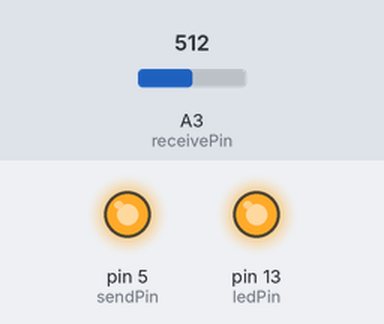
Simulated run of this sketch. Board: Arduino Uno, built with avr-gcc and run on an emulated ATmega328P. On the bench: output pins drawn as LEDs (lit = HIGH). Inputs (shaded band) come from the test bench; at power-on: A3 (receivePin) = 512.

Above: at 0.1 s.
Timing chart, 0 to 1.6 s (numbered marks = the images above):
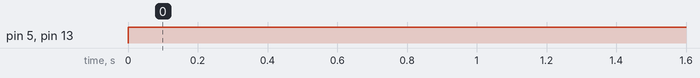

The sketch:

B.ino
```cpp
const int ledPin = 13;
const int receivePin = A3;
const int sendPin = 5;
void setup() {
  pinMode(ledPin, OUTPUT);
  pinMode(receivePin, INPUT);
  pinMode(sendPin, OUTPUT);
  Serial.begin(9600);
}

void loop() {
  float val = analogRead(3);
  if (val > 0) {
      digitalWrite(ledPin, HIGH);
      digitalWrite(sendPin, HIGH);
      delay(100000);

    }
  }
```

Measured:
- by itself, pin 5 (sendPin), pin 13 (ledPin): LOW → HIGH at 0.00 s
